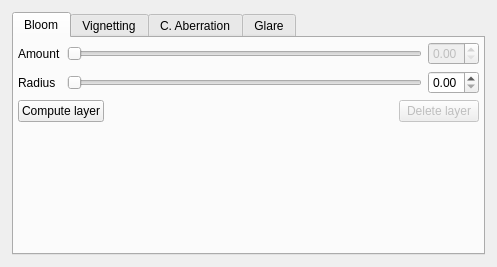
<?xml version="1.0" encoding="UTF-8"?>
<ui version="4.0">
 <class>LensEffectsWidget</class>
 <widget class="QWidget" name="LensEffectsWidget">
  <property name="geometry">
   <rect>
    <x>0</x>
    <y>0</y>
    <width>497</width>
    <height>267</height>
   </rect>
  </property>
  <property name="windowTitle">
   <string>Form</string>
  </property>
  <layout class="QVBoxLayout" name="verticalLayout">
   <property name="margin">
    <number>12</number>
   </property>
   <item>
    <widget class="QTabWidget" name="tabs_lensEffects">
     <property name="enabled">
      <bool>true</bool>
     </property>
     <property name="currentIndex">
      <number>0</number>
     </property>
     <widget class="QWidget" name="tab_gaussianBloom">
      <attribute name="title">
       <string>Bloom</string>
      </attribute>
      <layout class="QGridLayout" name="gridLayout_16">
       <property name="margin">
        <number>4</number>
       </property>
       <item row="0" column="0">
        <layout class="QGridLayout" name="gridLayout_20">
         <item row="2" column="3" colspan="2">
          <widget class="QPushButton" name="button_gaussianDeleteLayer">
           <property name="enabled">
            <bool>false</bool>
           </property>
           <property name="toolTip">
            <string>Delete/Disable Bloom image layer</string>
           </property>
           <property name="text">
            <string>Delete layer</string>
           </property>
          </widget>
         </item>
         <item row="2" column="2">
          <spacer name="horizontalSpacer_5">
           <property name="orientation">
            <enum>Qt::Horizontal</enum>
           </property>
           <property name="sizeHint" stdset="0">
            <size>
             <width>0</width>
             <height>0</height>
            </size>
           </property>
          </spacer>
         </item>
         <item row="2" column="0" colspan="2">
          <widget class="QPushButton" name="button_gaussianComputeLayer">
           <property name="toolTip">
            <string>Compute/Update Bloom image layer</string>
           </property>
           <property name="text">
            <string>Compute layer</string>
           </property>
          </widget>
         </item>
         <item row="1" column="4">
          <widget class="QDoubleSpinBox" name="spinBox_gaussianRadius">
           <property name="toolTip">
            <string>Adjust Image length Bloom Radius Value</string>
           </property>
           <property name="keyboardTracking">
            <bool>false</bool>
           </property>
           <property name="maximum">
            <double>1.000000000000000</double>
           </property>
           <property name="singleStep">
            <double>0.010000000000000</double>
           </property>
          </widget>
         </item>
         <item row="1" column="1" colspan="3">
          <widget class="QSlider" name="slider_gaussianRadius">
           <property name="toolTip">
            <string>Adjust Image length Bloom Radius</string>
           </property>
           <property name="maximum">
            <number>512</number>
           </property>
           <property name="orientation">
            <enum>Qt::Horizontal</enum>
           </property>
          </widget>
         </item>
         <item row="1" column="0">
          <widget class="QLabel" name="label_gaussianRadius">
           <property name="text">
            <string>Radius</string>
           </property>
           <property name="buddy">
            <cstring>slider_gaussianRadius</cstring>
           </property>
          </widget>
         </item>
         <item row="0" column="4">
          <widget class="QDoubleSpinBox" name="spinBox_gaussianAmount">
           <property name="enabled">
            <bool>false</bool>
           </property>
           <property name="toolTip">
            <string>Adjust Bloom amount Value</string>
           </property>
           <property name="keyboardTracking">
            <bool>false</bool>
           </property>
           <property name="maximum">
            <double>1.000000000000000</double>
           </property>
           <property name="singleStep">
            <double>0.010000000000000</double>
           </property>
          </widget>
         </item>
         <item row="0" column="1" colspan="3">
          <widget class="QSlider" name="slider_gaussianAmount">
           <property name="enabled">
            <bool>false</bool>
           </property>
           <property name="toolTip">
            <string>Adjust Bloom amount</string>
           </property>
           <property name="maximum">
            <number>512</number>
           </property>
           <property name="orientation">
            <enum>Qt::Horizontal</enum>
           </property>
          </widget>
         </item>
         <item row="0" column="0">
          <widget class="QLabel" name="label_gaussianAmount">
           <property name="text">
            <string>Amount</string>
           </property>
           <property name="buddy">
            <cstring>slider_gaussianAmount</cstring>
           </property>
          </widget>
         </item>
        </layout>
       </item>
       <item row="1" column="0">
        <spacer name="verticalSpacer_3">
         <property name="orientation">
          <enum>Qt::Vertical</enum>
         </property>
         <property name="sizeHint" stdset="0">
          <size>
           <width>0</width>
           <height>0</height>
          </size>
         </property>
        </spacer>
       </item>
      </layout>
     </widget>
     <widget class="QWidget" name="tab_vignetting">
      <attribute name="title">
       <string>Vignetting</string>
      </attribute>
      <layout class="QVBoxLayout" name="verticalLayout_4">
       <item>
        <widget class="QCheckBox" name="checkBox_vignettingEnabled">
         <property name="toolTip">
          <string>Enable Vignetting</string>
         </property>
         <property name="text">
          <string>Enabled</string>
         </property>
        </widget>
       </item>
       <item>
        <widget class="QLabel" name="label_vignettingAmount">
         <property name="text">
          <string>Amount:</string>
         </property>
         <property name="buddy">
          <cstring>slider_vignettingAmount</cstring>
         </property>
        </widget>
       </item>
       <item>
        <layout class="QGridLayout" name="gridLayout_21">
         <item row="0" column="0">
          <widget class="QLabel" name="label_vignettingMin">
           <property name="text">
            <string>-1.0</string>
           </property>
          </widget>
         </item>
         <item row="0" column="1">
          <widget class="QLabel" name="label_vignettingMed">
           <property name="text">
            <string>0.0</string>
           </property>
           <property name="alignment">
            <set>Qt::AlignCenter</set>
           </property>
          </widget>
         </item>
         <item row="0" column="2">
          <widget class="QLabel" name="label_vignettingMax">
           <property name="text">
            <string>+1.0</string>
           </property>
           <property name="alignment">
            <set>Qt::AlignRight|Qt::AlignTrailing|Qt::AlignVCenter</set>
           </property>
          </widget>
         </item>
         <item row="1" column="0" colspan="3">
          <widget class="QSlider" name="slider_vignettingAmount">
           <property name="enabled">
            <bool>true</bool>
           </property>
           <property name="toolTip">
            <string>Adjust Vignetting Amount</string>
           </property>
           <property name="maximum">
            <number>512</number>
           </property>
           <property name="orientation">
            <enum>Qt::Horizontal</enum>
           </property>
           <property name="tickPosition">
            <enum>QSlider::TicksAbove</enum>
           </property>
           <property name="tickInterval">
            <number>10</number>
           </property>
          </widget>
         </item>
         <item row="1" column="3">
          <widget class="QDoubleSpinBox" name="spinBox_vignettingAmount">
           <property name="enabled">
            <bool>true</bool>
           </property>
           <property name="toolTip">
            <string>Adjust Vignetting Amount Value</string>
           </property>
           <property name="keyboardTracking">
            <bool>false</bool>
           </property>
           <property name="decimals">
            <number>3</number>
           </property>
           <property name="minimum">
            <double>-1.000000000000000</double>
           </property>
           <property name="maximum">
            <double>1.000000000000000</double>
           </property>
           <property name="singleStep">
            <double>0.100000000000000</double>
           </property>
          </widget>
         </item>
        </layout>
       </item>
       <item>
        <spacer name="verticalSpacer_5">
         <property name="orientation">
          <enum>Qt::Vertical</enum>
         </property>
         <property name="sizeHint" stdset="0">
          <size>
           <width>0</width>
           <height>0</height>
          </size>
         </property>
        </spacer>
       </item>
      </layout>
     </widget>
     <widget class="QWidget" name="tab_chromaticAbberationTab">
      <attribute name="title">
       <string>C. Aberration</string>
      </attribute>
      <layout class="QVBoxLayout" name="verticalLayout_5">
       <item>
        <widget class="QCheckBox" name="checkBox_caEnabled">
         <property name="toolTip">
          <string>Enable Chromatic Abberation</string>
         </property>
         <property name="text">
          <string>Enabled</string>
         </property>
        </widget>
       </item>
       <item>
        <widget class="QLabel" name="label_caAmount">
         <property name="text">
          <string>Amount:</string>
         </property>
         <property name="buddy">
          <cstring>slider_caAmount</cstring>
         </property>
        </widget>
       </item>
       <item>
        <layout class="QGridLayout" name="gridLayout_22">
         <item row="0" column="0">
          <widget class="QLabel" name="label_caAmountMin">
           <property name="text">
            <string>0.0</string>
           </property>
          </widget>
         </item>
         <item row="0" column="1">
          <widget class="QLabel" name="label_caAmountMed">
           <property name="text">
            <string/>
           </property>
           <property name="alignment">
            <set>Qt::AlignCenter</set>
           </property>
          </widget>
         </item>
         <item row="0" column="2">
          <widget class="QLabel" name="checkBox_caAmountMax">
           <property name="text">
            <string>1.0</string>
           </property>
           <property name="alignment">
            <set>Qt::AlignRight|Qt::AlignTrailing|Qt::AlignVCenter</set>
           </property>
          </widget>
         </item>
         <item row="1" column="0" colspan="3">
          <widget class="QSlider" name="slider_caAmount">
           <property name="toolTip">
            <string>Adjust Chromatic Abberation Amount</string>
           </property>
           <property name="maximum">
            <number>512</number>
           </property>
           <property name="orientation">
            <enum>Qt::Horizontal</enum>
           </property>
           <property name="tickPosition">
            <enum>QSlider::NoTicks</enum>
           </property>
           <property name="tickInterval">
            <number>0</number>
           </property>
          </widget>
         </item>
         <item row="1" column="3">
          <widget class="QDoubleSpinBox" name="spinBox_caAmount">
           <property name="toolTip">
            <string>Adjust Chromatic Abberation Amount Value</string>
           </property>
           <property name="keyboardTracking">
            <bool>false</bool>
           </property>
           <property name="decimals">
            <number>3</number>
           </property>
           <property name="minimum">
            <double>-1.000000000000000</double>
           </property>
           <property name="maximum">
            <double>1.000000000000000</double>
           </property>
           <property name="singleStep">
            <double>0.100000000000000</double>
           </property>
          </widget>
         </item>
        </layout>
       </item>
       <item>
        <spacer name="verticalSpacer_6">
         <property name="orientation">
          <enum>Qt::Vertical</enum>
         </property>
         <property name="sizeHint" stdset="0">
          <size>
           <width>0</width>
           <height>0</height>
          </size>
         </property>
        </spacer>
       </item>
      </layout>
     </widget>
     <widget class="QWidget" name="tab_glare">
      <attribute name="title">
       <string>Glare</string>
      </attribute>
      <layout class="QVBoxLayout" name="verticalLayout_6">
       <item>
        <layout class="QGridLayout" name="gridLayout_23">
         <item row="2" column="0">
          <widget class="QLabel" name="label_glareBlades">
           <property name="text">
            <string>Blades:</string>
           </property>
           <property name="buddy">
            <cstring>spinBox_glareBlades</cstring>
           </property>
          </widget>
         </item>
         <item row="2" column="1" colspan="2">
          <widget class="QLabel" name="glareRadiusLabel">
           <property name="text">
            <string>Radius:</string>
           </property>
           <property name="buddy">
            <cstring>slider_glareRadius</cstring>
           </property>
          </widget>
         </item>
         <item row="6" column="0" colspan="2">
          <widget class="QPushButton" name="button_glareComputeLayer">
           <property name="toolTip">
            <string>Compute/Update Glare image layer</string>
           </property>
           <property name="text">
            <string>Compute layer</string>
           </property>
          </widget>
         </item>
         <item row="6" column="2" colspan="2">
          <spacer name="hSpacer3">
           <property name="orientation">
            <enum>Qt::Horizontal</enum>
           </property>
           <property name="sizeHint" stdset="0">
            <size>
             <width>0</width>
             <height>0</height>
            </size>
           </property>
          </spacer>
         </item>
         <item row="6" column="4" colspan="3">
          <widget class="QPushButton" name="button_glareDeleteLayer">
           <property name="enabled">
            <bool>false</bool>
           </property>
           <property name="toolTip">
            <string>Delete/Disable Glare image layer</string>
           </property>
           <property name="text">
            <string>Delete layer</string>
           </property>
          </widget>
         </item>
         <item row="3" column="5" colspan="2">
          <widget class="QDoubleSpinBox" name="spinBox_glareRadius">
           <property name="toolTip">
            <string>Adjust Image length Glare Value</string>
           </property>
           <property name="keyboardTracking">
            <bool>false</bool>
           </property>
           <property name="decimals">
            <number>3</number>
           </property>
           <property name="maximum">
            <double>0.200000000000000</double>
           </property>
           <property name="singleStep">
            <double>0.010000000000000</double>
           </property>
          </widget>
         </item>
         <item row="2" column="3" colspan="4">
          <spacer name="hSpacer2">
           <property name="orientation">
            <enum>Qt::Horizontal</enum>
           </property>
           <property name="sizeHint" stdset="0">
            <size>
             <width>0</width>
             <height>0</height>
            </size>
           </property>
          </spacer>
         </item>
         <item row="3" column="1" colspan="4">
          <widget class="QSlider" name="slider_glareRadius">
           <property name="toolTip">
            <string>Adjust Image length Glare Radius</string>
           </property>
           <property name="maximum">
            <number>512</number>
           </property>
           <property name="orientation">
            <enum>Qt::Horizontal</enum>
           </property>
          </widget>
         </item>
         <item row="3" column="0">
          <widget class="QSpinBox" name="spinBox_glareBlades">
           <property name="toolTip">
            <string>Adjust number of Glare blades used</string>
           </property>
           <property name="maximum">
            <number>100</number>
           </property>
          </widget>
         </item>
         <item row="1" column="6">
          <widget class="QDoubleSpinBox" name="spinBox_glareAmount">
           <property name="enabled">
            <bool>false</bool>
           </property>
           <property name="toolTip">
            <string>Adjust Glare amount Value</string>
           </property>
           <property name="keyboardTracking">
            <bool>false</bool>
           </property>
           <property name="decimals">
            <number>3</number>
           </property>
           <property name="maximum">
            <double>0.300000000000000</double>
           </property>
           <property name="singleStep">
            <double>0.010000000000000</double>
           </property>
          </widget>
         </item>
         <item row="1" column="1" colspan="5">
          <widget class="QSlider" name="slider_glareAmount">
           <property name="enabled">
            <bool>false</bool>
           </property>
           <property name="toolTip">
            <string>Adjust Glare amount</string>
           </property>
           <property name="maximum">
            <number>512</number>
           </property>
           <property name="orientation">
            <enum>Qt::Horizontal</enum>
           </property>
          </widget>
         </item>
         <item row="5" column="1" colspan="5">
          <widget class="QSlider" name="slider_glareThreshold">
           <property name="toolTip">
            <string>Just pixels with a brightness above this threshold will be used for the glare effect</string>
           </property>
           <property name="maximum">
            <number>512</number>
           </property>
           <property name="orientation">
            <enum>Qt::Horizontal</enum>
           </property>
          </widget>
         </item>
         <item row="5" column="6">
          <widget class="QDoubleSpinBox" name="spinBox_glareThreshold">
           <property name="toolTip">
            <string>Just pixels with a brightness above this threshold will be used for the glare effect</string>
           </property>
           <property name="keyboardTracking">
            <bool>false</bool>
           </property>
           <property name="decimals">
            <number>3</number>
           </property>
           <property name="maximum">
            <double>1.000000000000000</double>
           </property>
           <property name="singleStep">
            <double>0.010000000000000</double>
           </property>
          </widget>
         </item>
         <item row="4" column="1" colspan="6">
          <spacer name="horizontalSpacer">
           <property name="orientation">
            <enum>Qt::Horizontal</enum>
           </property>
           <property name="sizeHint" stdset="0">
            <size>
             <width>0</width>
             <height>0</height>
            </size>
           </property>
          </spacer>
         </item>
         <item row="1" column="0">
          <widget class="QLabel" name="label_glareAmount">
           <property name="text">
            <string>Amount:</string>
           </property>
           <property name="buddy">
            <cstring>slider_glareAmount</cstring>
           </property>
          </widget>
         </item>
         <item row="5" column="0">
          <widget class="QLabel" name="label_glareThreshold">
           <property name="text">
            <string>Threshold:</string>
           </property>
          </widget>
         </item>
        </layout>
       </item>
       <item>
        <spacer name="verticalSpacer_7">
         <property name="orientation">
          <enum>Qt::Vertical</enum>
         </property>
         <property name="sizeHint" stdset="0">
          <size>
           <width>0</width>
           <height>0</height>
          </size>
         </property>
        </spacer>
       </item>
      </layout>
     </widget>
    </widget>
   </item>
  </layout>
 </widget>
 <resources/>
 <connections/>
</ui>
